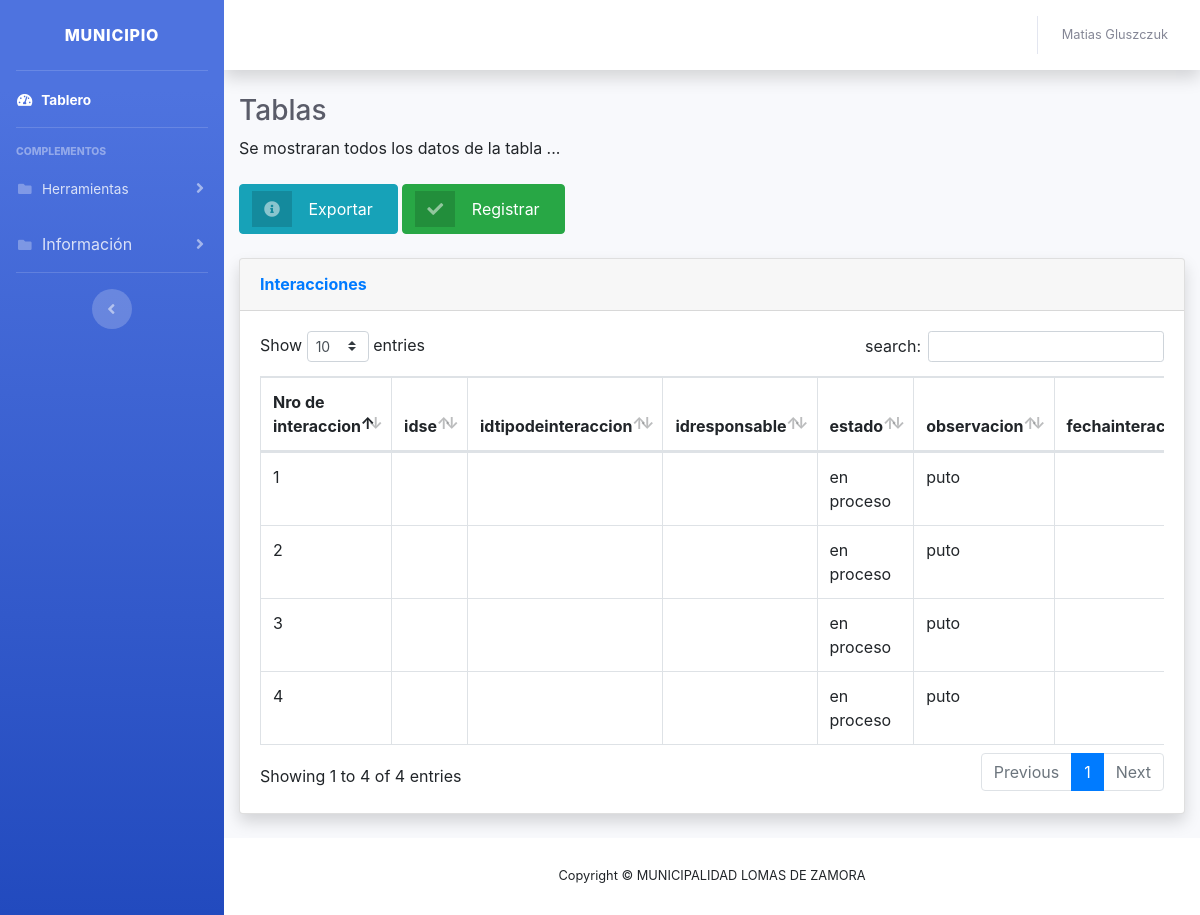
Page /coordinador/tabla-iteracciones.php (signed in) on the committed database.
### tables this page shows
CREATE TABLE `interacciones` (
  `idinteraccion` int(11) NOT NULL,
  `idse` int(11) NOT NULL,
  `idtipodeinteraccion` int(11) NOT NULL,
  `idresponsable` int(11) NOT NULL,
  `observacion` varchar(100) NOT NULL,
  `fechainteraccion` varchar(10) NOT NULL,
  `estado` varchar(40) NOT NULL
);

### coordinador/tabla-iteracciones.php (the view, shortened to what this page needs)
<!DOCTYPE html>
<html lang="en">
<head>
    <link href="vendor/fontawesome-free/css/all.min.css" rel="stylesheet" type="text/css">
    <link href="css/sb-admin-2.min.css" rel="stylesheet">
    <link href="vendor/datatables/dataTables.bootstrap4.min.css" rel="stylesheet">
  <link rel="stylesheet" href="https://cdnjs.cloudflare.com/ajax/libs/font-awesome/4.7.0/css/font-awesome.min.css">
  <link rel="stylesheet" href="https://stackpath.bootstrapcdn.com/bootstrap/4.3.1/css/bootstrap.min.css">
</head>
<body id="page-top">
  <div id="wrapper">
    <ul class="navbar-nav bg-gradient-primary sidebar sidebar-dark accordion" id="accordionSidebar">
      <a class="sidebar-brand d-flex align-items-center justify-content-center" href="index.php">
        <div class="sidebar-brand-text mx-3">Municipio</div>
      </a>
      <hr class="sidebar-divider my-0">
      <li class="nav-item active">
        <a class="nav-link" href="index.php">
          <i class="fas fa-fw fa-tachometer-alt"></i>
          <span>Tablero</span></a>
      </li>
      <hr class="sidebar-divider">
      <div class="sidebar-heading">
        Complementos
      </div>
      <li class="nav-item">
        <a class="nav-link collapsed" href="#" data-toggle="collapse" data-target="#collapsePages" aria-expanded="true" aria-controls="collapsePages">
          <i class="fas fa-fw fa-folder"></i>
          <span>Herramientas</span>
        </a>
      </li>
      <li class="nav-item">
        <a class="nav-link collapsed" href="#" data-toggle="collapse" data-target="#collapsePages" aria-expanded="true" aria-controls="collapsePages">
          <i class="fas fa-fw fa-folder"></i>
          <span></span>Información
        </a>
      </li>
      <hr class="sidebar-divider d-none d-md-block">
      <div class="text-center d-none d-md-inline">
        <button class="rounded-circle border-0" id="sidebarToggle"></button>
      </div>
    </ul>
    <div id="content-wrapper" class="d-flex flex-column">
      <div id="content">
        <nav class="navbar navbar-expand navbar-light bg-white topbar mb-4 static-top shadow">
          <ul class="navbar-nav ml-auto">
            <li class="nav-item dropdown no-arrow">
              <a class="nav-link dropdown-toggle" href="#" id="userDropdown" role="button" data-toggle="dropdown" aria-haspopup="true" aria-expanded="false">
                <span class="mr-2 d-none d-lg-inline text-gray-600 small">
                  <?php
                    echo $_SESSION['nombre']." ".$_SESSION['apellido'];
                  ?>
                </span>
              </a>
            </li>
          </ul>
        </nav>
        <div class="container-fluid">
          <h1 class="h3 mb-2 text-gray-800">Tablas</h1>
          <p class="mb-4">Se mostraran todos los datos de la tabla ... </p>
          <a href="excel-inte.php" class="btn btn-info btn-icon-split">
                              <span class="icon text-white-50">
                                <i class="fas fa-info-circle"></i>
                              </span>
                              <span class="text">Exportar</span>
                            </a>
          <a href="interaccionesregister.php" class="btn btn-success btn-icon-split">
                              <span class="icon text-white-50">
                                <i class="fas fa-check"></i>
                              </span>
                              <span class="text">Registrar</span>
                            </a>
          <br>
          <br>
          <div class="card shadow mb-4">
            <div class="card-header py-3">
              <h6 class="m-0 font-weight-bold text-primary">Interacciones</h6>
            </div>
            <div class="card-body">
              <div class="table-responsive">
                <table class="table table-bordered" id="dataTable" width="100%" cellspacing="0">
                  <thead>
                    <tr>
                    <th>Nro de interaccion</th>
                    <th>idse</th>
                    <th>idtipodeinteraccion</th>
                    <th>idresponsable</th>
                    <th>estado</th>
                    <th>observacion</th>
                    <th>fechainteraccion</th>
                    </tr>
                  </thead>
                   <?php
                          $servername = "localhost";
                          $username = "root";
                          $password = "";
                          $dbname = "municipio";
                          $conn = new mysqli($servername,$username,$password,$dbname);
                          $sql = "SELECT * FROM interacciones inner join servicioeducativo on interacciones.idse=servicioeducativo.idse  inner join tiposdeinteracciones on interacciones.idtipodeinteraccion=tiposdeinteracciones.idtipodeinteraccion inner join referentes on interacciones.idresponsable=referentes.idusuario";
                          $result = $conn->query($sql);
                          if ($result->num_rows > 0) {
                              while($row = $result->fetch_assoc()) {
                                  echo "<tr>"."<td>".$row["idinteraccion"]."</td>"."<td>".$row["servicioeducativo.nombre"]."</td>"."<td>".$row["tiposdeinteracciones.tipodeinteraccion"]."</td>"."<td>".$row["referentes.nombre"]."</td>"."<td>".$row["estado"]."</td>"."<td>".$row["observacion"]."</td>"."<td>".$row["fechadeinteraccion"]."</td>";
                              }
                          }
                  ?>
                </table>
              </div>
            </div>
          </div>
        </div>
      </div>
      <footer class="sticky-footer bg-white">
        <div class="container my-auto">
          <div class="copyright text-center my-auto">
            <span>Copyright &copy; MUNICIPALIDAD LOMAS DE ZAMORA</span>
          </div>
        </div>
      </footer>
    </div>
  </div>
</body>
</html>

### rows in the picture
interacciones: idinteraccion "1", estado "en proceso", observacion "puto"
interacciones: idinteraccion "2", estado "en proceso", observacion "puto"
interacciones: idinteraccion "3", estado "en proceso", observacion "puto"
interacciones: idinteraccion "4", estado "en proceso", observacion "puto"

### other values in the picture
$_SESSION['nombre'] "Matias"
$_SESSION['apellido'] "Gluszczuk"
